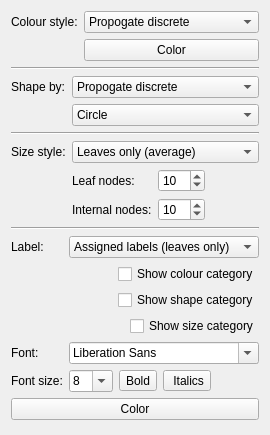
           <widget class="QWidget" name="pageNodeProp">
            <property name="geometry">
             <rect>
              <x>0</x>
              <y>0</y>
              <width>238</width>
              <height>435</height>
             </rect>
            </property>
            <attribute name="icon">
             <iconset resource="gui.qrc">
              <normaloff>:/icons/icons/bullet_black.png</normaloff>:/icons/icons/bullet_black.png</iconset>
            </attribute>
            <attribute name="label">
             <string>Node properties</string>
            </attribute>
            <attribute name="toolTip">
             <string>Set visual properties of nodes</string>
            </attribute>
            <layout class="QVBoxLayout" name="verticalLayout_6">
             <item>
              <layout class="QFormLayout" name="formLayout_3">
               <property name="fieldGrowthPolicy">
                <enum>QFormLayout::AllNonFixedFieldsGrow</enum>
               </property>
               <item row="0" column="0">
                <widget class="QLabel" name="label_7">
                 <property name="text">
                  <string>Colour style:</string>
                 </property>
                </widget>
               </item>
               <item row="0" column="1">
                <widget class="QComboBox" name="cboPhylogenyNodeColorStyle">
                 <property name="sizePolicy">
                  <sizepolicy hsizetype="Expanding" vsizetype="Fixed">
                   <horstretch>0</horstretch>
                   <verstretch>0</verstretch>
                  </sizepolicy>
                 </property>
                 <property name="currentIndex">
                  <number>2</number>
                 </property>
                 <item>
                  <property name="text">
                   <string>Single colour</string>
                  </property>
                 </item>
                 <item>
                  <property name="text">
                   <string>Propogate continuous</string>
                  </property>
                 </item>
                 <item>
                  <property name="text">
                   <string>Propogate discrete</string>
                  </property>
                 </item>
                 <item>
                  <property name="text">
                   <string>Propogate weighted</string>
                  </property>
                 </item>
                </widget>
               </item>
               <item row="1" column="1">
                <widget class="QtColorPicker" name="btnPhylogenyNodeColor">
                 <property name="text">
                  <string>Color</string>
                 </property>
                </widget>
               </item>
              </layout>
             </item>
             <item>
              <widget class="Line" name="line_13">
               <property name="orientation">
                <enum>Qt::Horizontal</enum>
               </property>
              </widget>
             </item>
             <item>
              <layout class="QFormLayout" name="formLayout_2">
               <item row="0" column="0">
                <widget class="QLabel" name="label_9">
                 <property name="text">
                  <string>Shape by:</string>
                 </property>
                </widget>
               </item>
               <item row="0" column="1">
                <widget class="QComboBox" name="cboPhylogenyNodeShapeStyle">
                 <property name="sizePolicy">
                  <sizepolicy hsizetype="Expanding" vsizetype="Fixed">
                   <horstretch>0</horstretch>
                   <verstretch>0</verstretch>
                  </sizepolicy>
                 </property>
                 <property name="currentIndex">
                  <number>0</number>
                 </property>
                 <item>
                  <property name="text">
                   <string>Propogate discrete</string>
                  </property>
                 </item>
                 <item>
                  <property name="text">
                   <string>Single shape</string>
                  </property>
                 </item>
                </widget>
               </item>
               <item row="1" column="1">
                <widget class="QComboBox" name="cboPhylogenyNodeShape">
                 <item>
                  <property name="text">
                   <string>Circle</string>
                  </property>
                 </item>
                 <item>
                  <property name="text">
                   <string>Square</string>
                  </property>
                 </item>
                 <item>
                  <property name="text">
                   <string>Triangle (up)</string>
                  </property>
                 </item>
                 <item>
                  <property name="text">
                   <string>Star (style 1)</string>
                  </property>
                 </item>
                 <item>
                  <property name="text">
                   <string>Star (style 2)</string>
                  </property>
                 </item>
                 <item>
                  <property name="text">
                   <string>Diamond</string>
                  </property>
                 </item>
                 <item>
                  <property name="text">
                   <string>Hexagon</string>
                  </property>
                 </item>
                 <item>
                  <property name="text">
                   <string>Cross</string>
                  </property>
                 </item>
                 <item>
                  <property name="text">
                   <string>Triangle (down)</string>
                  </property>
                 </item>
                 <item>
                  <property name="text">
                   <string>Triangle (left)</string>
                  </property>
                 </item>
                 <item>
                  <property name="text">
                   <string>Triangle (right)</string>
                  </property>
                 </item>
                 <item>
                  <property name="text">
                   <string>Horizontal line</string>
                  </property>
                 </item>
                 <item>
                  <property name="text">
                   <string>Vertical line</string>
                  </property>
                 </item>
                 <item>
                  <property name="text">
                   <string>Diagonal cross</string>
                  </property>
                 </item>
                </widget>
               </item>
              </layout>
             </item>
             <item>
              <widget class="Line" name="line_2">
               <property name="orientation">
                <enum>Qt::Horizontal</enum>
               </property>
              </widget>
             </item>
             <item>
              <layout class="QFormLayout" name="formLayout_15">
               <item row="0" column="0">
                <widget class="QLabel" name="label_5">
                 <property name="text">
                  <string>Size style:</string>
                 </property>
                </widget>
               </item>
               <item row="0" column="1">
                <widget class="QComboBox" name="cboPhylogenyNodeSizeStyle">
                 <property name="currentIndex">
                  <number>0</number>
                 </property>
                 <item>
                  <property name="text">
                   <string>Leaves only (average)</string>
                  </property>
                 </item>
                 <item>
                  <property name="text">
                   <string>Propogate continuous</string>
                  </property>
                 </item>
                 <item>
                  <property name="text">
                   <string>Propogate discrete</string>
                  </property>
                 </item>
                 <item>
                  <property name="text">
                   <string>Propogate weighted</string>
                  </property>
                 </item>
                 <item>
                  <property name="text">
                   <string>Single size</string>
                  </property>
                 </item>
                </widget>
               </item>
               <item row="1" column="1">
                <layout class="QGridLayout" name="gridLayout_2">
                 <item row="0" column="0">
                  <widget class="QLabel" name="label_6">
                   <property name="text">
                    <string>Leaf nodes:</string>
                   </property>
                  </widget>
                 </item>
                 <item row="0" column="1">
                  <widget class="QSpinBox" name="spinPhylogenyLeafNodeSize">
                   <property name="sizePolicy">
                    <sizepolicy hsizetype="Preferred" vsizetype="Fixed">
                     <horstretch>0</horstretch>
                     <verstretch>0</verstretch>
                    </sizepolicy>
                   </property>
                   <property name="minimum">
                    <number>0</number>
                   </property>
                   <property name="maximum">
                    <number>100</number>
                   </property>
                   <property name="singleStep">
                    <number>1</number>
                   </property>
                   <property name="value">
                    <number>10</number>
                   </property>
                  </widget>
                 </item>
                 <item row="0" column="2">
                  <spacer name="horizontalSpacer_5">
                   <property name="orientation">
                    <enum>Qt::Horizontal</enum>
                   </property>
                   <property name="sizeHint" stdset="0">
                    <size>
                     <width>40</width>
                     <height>20</height>
                    </size>
                   </property>
                  </spacer>
                 </item>
                 <item row="1" column="0">
                  <widget class="QLabel" name="label_26">
                   <property name="text">
                    <string>Internal nodes:</string>
                   </property>
                  </widget>
                 </item>
                 <item row="1" column="1">
                  <widget class="QSpinBox" name="spinPhylogenyInternalNodeSize">
                   <property name="sizePolicy">
                    <sizepolicy hsizetype="Preferred" vsizetype="Fixed">
                     <horstretch>0</horstretch>
                     <verstretch>0</verstretch>
                    </sizepolicy>
                   </property>
                   <property name="minimum">
                    <number>0</number>
                   </property>
                   <property name="maximum">
                    <number>100</number>
                   </property>
                   <property name="singleStep">
                    <number>1</number>
                   </property>
                   <property name="value">
                    <number>10</number>
                   </property>
                  </widget>
                 </item>
                 <item row="1" column="2">
                  <spacer name="horizontalSpacer_16">
                   <property name="orientation">
                    <enum>Qt::Horizontal</enum>
                   </property>
                   <property name="sizeHint" stdset="0">
                    <size>
                     <width>40</width>
                     <height>20</height>
                    </size>
                   </property>
                  </spacer>
                 </item>
                </layout>
               </item>
              </layout>
             </item>
             <item>
              <widget class="Line" name="line_3">
               <property name="orientation">
                <enum>Qt::Horizontal</enum>
               </property>
              </widget>
             </item>
             <item>
              <layout class="QFormLayout" name="formLayout_6">
               <item row="0" column="0">
                <widget class="QLabel" name="label_12">
                 <property name="text">
                  <string>Label:</string>
                 </property>
                </widget>
               </item>
               <item row="0" column="1">
                <widget class="QComboBox" name="cboPhylogenyNodeLabel">
                 <property name="sizePolicy">
                  <sizepolicy hsizetype="Expanding" vsizetype="Fixed">
                   <horstretch>0</horstretch>
                   <verstretch>0</verstretch>
                  </sizepolicy>
                 </property>
                 <property name="currentIndex">
                  <number>2</number>
                 </property>
                 <item>
                  <property name="text">
                   <string>None</string>
                  </property>
                 </item>
                 <item>
                  <property name="text">
                   <string>Assigned labels</string>
                  </property>
                 </item>
                 <item>
                  <property name="text">
                   <string>Assigned labels (leaves only)</string>
                  </property>
                 </item>
                 <item>
                  <property name="text">
                   <string>Support values</string>
                  </property>
                 </item>
                 <item>
                  <property name="text">
                   <string>Consistency index</string>
                  </property>
                 </item>
                 <item>
                  <property name="text">
                   <string>Depth</string>
                  </property>
                 </item>
                 <item>
                  <property name="text">
                   <string>Height</string>
                  </property>
                 </item>
                 <item>
                  <property name="text">
                   <string>Distance to root</string>
                  </property>
                 </item>
                 <item>
                  <property name="text">
                   <string>Distance to closest leaf</string>
                  </property>
                 </item>
                 <item>
                  <property name="text">
                   <string>Distance to furthest leaf</string>
                  </property>
                 </item>
                 <item>
                  <property name="text">
                   <string>Distance to leaves (average)</string>
                  </property>
                 </item>
                </widget>
               </item>
               <item row="1" column="1">
                <layout class="QHBoxLayout" name="horizontalLayout_55">
                 <item>
                  <spacer name="horizontalSpacer_44">
                   <property name="orientation">
                    <enum>Qt::Horizontal</enum>
                   </property>
                   <property name="sizeHint" stdset="0">
                    <size>
                     <width>40</width>
                     <height>20</height>
                    </size>
                   </property>
                  </spacer>
                 </item>
                 <item>
                  <widget class="QCheckBox" name="chkPhylogenyShowColorCategory">
                   <property name="text">
                    <string>Show colour category</string>
                   </property>
                  </widget>
                 </item>
                </layout>
               </item>
               <item row="2" column="1">
                <layout class="QHBoxLayout" name="horizontalLayout_54">
                 <item>
                  <spacer name="horizontalSpacer_45">
                   <property name="orientation">
                    <enum>Qt::Horizontal</enum>
                   </property>
                   <property name="sizeHint" stdset="0">
                    <size>
                     <width>40</width>
                     <height>20</height>
                    </size>
                   </property>
                  </spacer>
                 </item>
                 <item>
                  <widget class="QCheckBox" name="chkPhylogenyShowShapeCategory">
                   <property name="text">
                    <string>Show shape category</string>
                   </property>
                  </widget>
                 </item>
                </layout>
               </item>
               <item row="3" column="1">
                <layout class="QHBoxLayout" name="horizontalLayout_53">
                 <item>
                  <spacer name="horizontalSpacer_46">
                   <property name="orientation">
                    <enum>Qt::Horizontal</enum>
                   </property>
                   <property name="sizeHint" stdset="0">
                    <size>
                     <width>40</width>
                     <height>20</height>
                    </size>
                   </property>
                  </spacer>
                 </item>
                 <item>
                  <widget class="QCheckBox" name="chkPhylogenyShowSizeCategory">
                   <property name="text">
                    <string>Show size category</string>
                   </property>
                  </widget>
                 </item>
                </layout>
               </item>
               <item row="4" column="0">
                <widget class="QLabel" name="label_10">
                 <property name="text">
                  <string>Font:</string>
                 </property>
                </widget>
               </item>
               <item row="4" column="1">
                <widget class="QFontComboBox" name="cboPhylogenyNodeFont">
                 <property name="sizePolicy">
                  <sizepolicy hsizetype="Minimum" vsizetype="Fixed">
                   <horstretch>0</horstretch>
                   <verstretch>0</verstretch>
                  </sizepolicy>
                 </property>
                 <property name="minimumSize">
                  <size>
                   <width>40</width>
                   <height>0</height>
                  </size>
                 </property>
                </widget>
               </item>
               <item row="5" column="0">
                <widget class="QLabel" name="label_15">
                 <property name="text">
                  <string>Font size:</string>
                 </property>
                </widget>
               </item>
               <item row="5" column="1">
                <layout class="QHBoxLayout" name="horizontalLayout_22">
                 <item>
                  <widget class="QComboBox" name="cboPhylogenyNodeFontSize">
                   <property name="minimumSize">
                    <size>
                     <width>40</width>
                     <height>0</height>
                    </size>
                   </property>
                   <property name="editable">
                    <bool>true</bool>
                   </property>
                   <property name="currentIndex">
                    <number>2</number>
                   </property>
                   <property name="minimumContentsLength">
                    <number>0</number>
                   </property>
                   <item>
                    <property name="text">
                     <string>6</string>
                    </property>
                   </item>
                   <item>
                    <property name="text">
                     <string>7</string>
                    </property>
                   </item>
                   <item>
                    <property name="text">
                     <string>8</string>
                    </property>
                   </item>
                   <item>
                    <property name="text">
                     <string>9</string>
                    </property>
                   </item>
                   <item>
                    <property name="text">
                     <string>10</string>
                    </property>
                   </item>
                   <item>
                    <property name="text">
                     <string>11</string>
                    </property>
                   </item>
                   <item>
                    <property name="text">
                     <string>12</string>
                    </property>
                   </item>
                   <item>
                    <property name="text">
                     <string>14</string>
                    </property>
                   </item>
                   <item>
                    <property name="text">
                     <string>16</string>
                    </property>
                   </item>
                   <item>
                    <property name="text">
                     <string>18</string>
                    </property>
                   </item>
                   <item>
                    <property name="text">
                     <string>20</string>
                    </property>
                   </item>
                   <item>
                    <property name="text">
                     <string>22</string>
                    </property>
                   </item>
                   <item>
                    <property name="text">
                     <string>24</string>
                    </property>
                   </item>
                   <item>
                    <property name="text">
                     <string>26</string>
                    </property>
                   </item>
                   <item>
                    <property name="text">
                     <string>28</string>
                    </property>
                   </item>
                   <item>
                    <property name="text">
                     <string>36</string>
                    </property>
                   </item>
                   <item>
                    <property name="text">
                     <string>48</string>
                    </property>
                   </item>
                   <item>
                    <property name="text">
                     <string>72</string>
                    </property>
                   </item>
                  </widget>
                 </item>
                 <item>
                  <widget class="QToolButton" name="tbPhylogenyNodeFontBold">
                   <property name="toolTip">
                    <string>Make text bold</string>
                   </property>
                   <property name="statusTip">
                    <string>Make text bold</string>
                   </property>
                   <property name="text">
                    <string>Bold</string>
                   </property>
                   <property name="icon">
                    <iconset resource="gui.qrc">
                     <normaloff>:/icons/icons/text_bold.png</normaloff>:/icons/icons/text_bold.png</iconset>
                   </property>
                   <property name="checkable">
                    <bool>true</bool>
                   </property>
                  </widget>
                 </item>
                 <item>
                  <widget class="QToolButton" name="tbPhylogenyNodeFontItalics">
                   <property name="toolTip">
                    <string>Make text talicised</string>
                   </property>
                   <property name="statusTip">
                    <string>Make text talicised</string>
                   </property>
                   <property name="text">
                    <string> Italics</string>
                   </property>
                   <property name="icon">
                    <iconset resource="gui.qrc">
                     <normaloff>:/icons/icons/text_italic.png</normaloff>:/icons/icons/text_italic.png</iconset>
                   </property>
                   <property name="checkable">
                    <bool>true</bool>
                   </property>
                  </widget>
                 </item>
                 <item>
                  <spacer name="horizontalSpacer_6">
                   <property name="orientation">
                    <enum>Qt::Horizontal</enum>
                   </property>
                   <property name="sizeHint" stdset="0">
                    <size>
                     <width>40</width>
                     <height>20</height>
                    </size>
                   </property>
                  </spacer>
                 </item>
                </layout>
               </item>
              </layout>
             </item>
             <item>
              <widget class="QtColorPicker" name="btnPhylogenyNodeLabelColor">
               <property name="text">
                <string>Color</string>
               </property>
              </widget>
             </item>
             <item>
              <spacer name="verticalSpacer_3">
               <property name="orientation">
                <enum>Qt::Vertical</enum>
               </property>
               <property name="sizeHint" stdset="0">
                <size>
                 <width>20</width>
                 <height>165</height>
                </size>
               </property>
              </spacer>
             </item>
            </layout>
           </widget>
